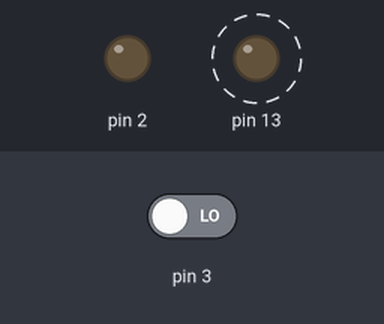
Recording of a sketch running on a simulated Arduino Uno, built with avr-gcc and run on an emulated ATmega328P. Parts: output pins drawn as LEDs (lit = HIGH). Dashed ring = blinking. The inputs (shaded band) are chosen by the test bench; at power-on: pin 3 LOW.

Above: at 1.2 s.
1.3 s: pin 3 driven HIGH
At 2.8 s:
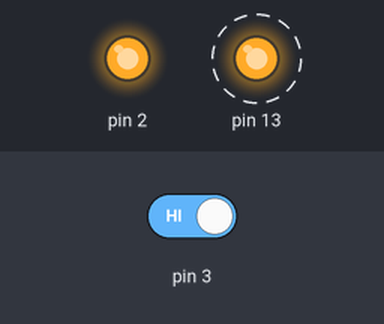
4.3 s: pin 3 driven LOW
At 6.5 s:
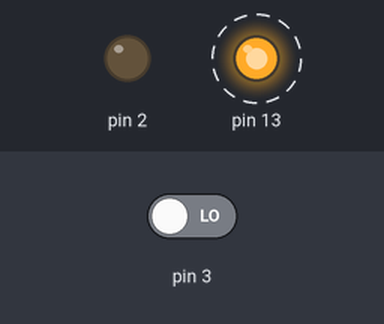
Timing chart, 0 to 13.3 s (numbered marks = the images above; inputs shaded):
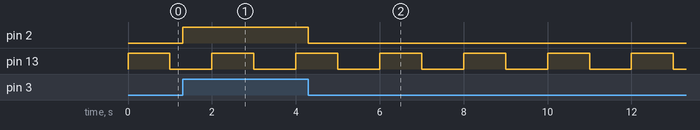

Measured:
- after the input at 1.3 s, pin 2: LOW → HIGH at once
- after the input at 4.3 s, pin 2: HIGH → LOW at once
- by itself, pin 13: alternates HIGH for 1.0 s and LOW for 1.0 s

The sketch:

sketch_jul09a.ino
```cpp
void setup() {
  pinMode(13, OUTPUT);
  pinMode(2, OUTPUT);
  attachInterrupt(1, blink, CHANGE);

}

void loop() {
  digitalWrite(13,HIGH);
  delay(1000);
  digitalWrite(13, LOW);
  delay(1000);

}

void blink(){
  int button = digitalRead(3);
  digitalWrite(2,button);
}
```
